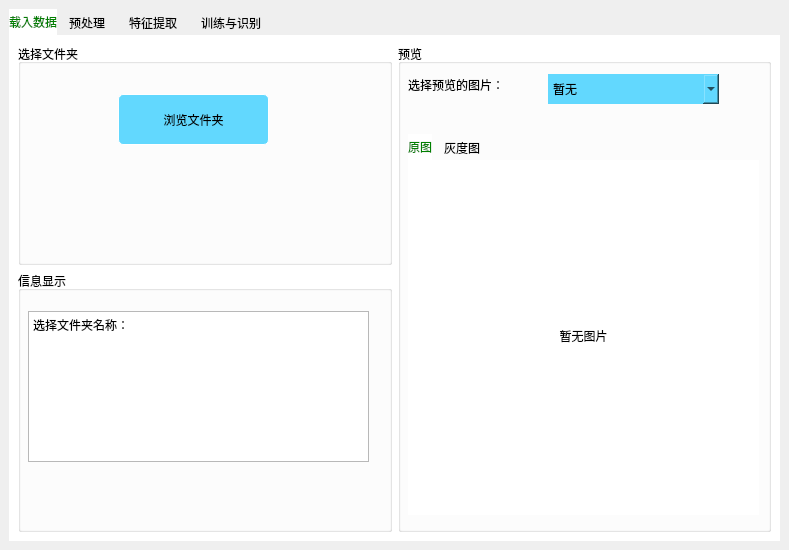
<?xml version="1.0" encoding="UTF-8"?>
<ui version="4.0">
 <class>MainWindow</class>
 <widget class="QMainWindow" name="MainWindow">
  <property name="geometry">
   <rect>
    <x>0</x>
    <y>0</y>
    <width>789</width>
    <height>550</height>
   </rect>
  </property>
  <property name="minimumSize">
   <size>
    <width>789</width>
    <height>550</height>
   </size>
  </property>
  <property name="windowTitle">
   <string>MainWindow</string>
  </property>
  <widget class="QWidget" name="centralwidget">
   <layout class="QGridLayout" name="gridLayout">
    <property name="topMargin">
     <number>9</number>
    </property>
    <item row="0" column="0">
     <widget class="QTabWidget" name="tabWidget">
      <property name="styleSheet">
       <string notr="true">QTabWidget::pane{
	border:none;
	background-color: rgb(255, 255, 255);
}
QTabWidget::tab-bar{
    alignment:left;
}
QTabBar::tab{
	background:transparent;
	min-width:30ex;
	min-height:10ex;
}
QTabBar::tab:hover{
	background:rgb(255, 255, 255, 100);
}
QTabBar::tab:selected{
	border-color: white;
	background:white;
	color:green;
}
</string>
      </property>
      <property name="tabShape">
       <enum>QTabWidget::Rounded</enum>
      </property>
      <property name="currentIndex">
       <number>0</number>
      </property>
      <property name="iconSize">
       <size>
        <width>20</width>
        <height>20</height>
       </size>
      </property>
      <widget class="QWidget" name="tab_file">
       <property name="styleSheet">
        <string notr="true"/>
       </property>
       <attribute name="icon">
        <iconset>
         <selectedon>C:/Users/lenovo/.designer/backup/source/folder_opened_128px_1222856_easyicon.net.ico</selectedon>
        </iconset>
       </attribute>
       <attribute name="title">
        <string>载入数据</string>
       </attribute>
       <layout class="QGridLayout" name="gridLayout_2">
        <item row="0" column="0">
         <layout class="QHBoxLayout" name="horizontalLayout" stretch="1,1">
          <item>
           <layout class="QVBoxLayout" name="verticalLayout" stretch="1,0">
            <item>
             <widget class="QGroupBox" name="groupBox_3">
              <property name="minimumSize">
               <size>
                <width>359</width>
                <height>217</height>
               </size>
              </property>
              <property name="title">
               <string>选择文件夹</string>
              </property>
              <widget class="QPushButton" name="open_file">
               <property name="geometry">
                <rect>
                 <x>100</x>
                 <y>50</y>
                 <width>151</width>
                 <height>51</height>
                </rect>
               </property>
               <property name="styleSheet">
                <string notr="true">QPushButton{  
    border: 1px solid #ffffff;    
	background-color:#62d8fe;
    border-style: solid;  
    border-radius:5px;  
    width: 100px;  
    height:20px;  
    padding:0 0px;  
} 
QPushButton:hover{     
    border: 1px solid #ffffff;  
	background-color:#d6f7fe;
    border-style: solid;  
    border-radius:5px;  
    width: 40px;  
    height:20px;  
    padding:0 0px;  
}
QPushButton:pressed{  
    background-color:#EAF0FF;  
    border: 1px solid #AAB4C4;  
    width: 40px;  
    height:20px;  
    padding:0 0px;  
    border-radius:5px;  
}</string>
               </property>
               <property name="text">
                <string>浏览文件夹</string>
               </property>
               <property name="iconSize">
                <size>
                 <width>16</width>
                 <height>16</height>
                </size>
               </property>
              </widget>
             </widget>
            </item>
            <item>
             <widget class="QGroupBox" name="groupBox_2">
              <property name="minimumSize">
               <size>
                <width>359</width>
                <height>261</height>
               </size>
              </property>
              <property name="title">
               <string>信息显示</string>
              </property>
              <widget class="QTextEdit" name="textEdit_info">
               <property name="geometry">
                <rect>
                 <x>10</x>
                 <y>40</y>
                 <width>341</width>
                 <height>151</height>
                </rect>
               </property>
               <property name="html">
                <string>&lt;!DOCTYPE HTML PUBLIC &quot;-//W3C//DTD HTML 4.0//EN&quot; &quot;http://www.w3.org/TR/REC-html40/strict.dtd&quot;&gt;
&lt;html&gt;&lt;head&gt;&lt;meta name=&quot;qrichtext&quot; content=&quot;1&quot; /&gt;&lt;style type=&quot;text/css&quot;&gt;
p, li { white-space: pre-wrap; }
&lt;/style&gt;&lt;/head&gt;&lt;body style=&quot; font-family:'SimSun'; font-size:9pt; font-weight:400; font-style:normal;&quot;&gt;
&lt;p style=&quot; margin-top:0px; margin-bottom:0px; margin-left:0px; margin-right:0px; -qt-block-indent:0; text-indent:0px;&quot;&gt;选择文件夹名称：&lt;/p&gt;&lt;/body&gt;&lt;/html&gt;</string>
               </property>
              </widget>
             </widget>
            </item>
           </layout>
          </item>
          <item>
           <widget class="QGroupBox" name="groupBox">
            <property name="minimumSize">
             <size>
              <width>349</width>
              <height>481</height>
             </size>
            </property>
            <property name="title">
             <string>预览</string>
            </property>
            <widget class="QLabel" name="image_preshow">
             <property name="geometry">
              <rect>
               <x>10</x>
               <y>20</y>
               <width>121</width>
               <height>41</height>
              </rect>
             </property>
             <property name="text">
              <string>选择预览的图片：</string>
             </property>
            </widget>
            <widget class="QComboBox" name="comboBox">
             <property name="geometry">
              <rect>
               <x>150</x>
               <y>30</y>
               <width>171</width>
               <height>30</height>
              </rect>
             </property>
             <property name="styleSheet">
              <string notr="true">QComboBox {
	font-family: &quot;微软雅黑&quot;;
    color: black;
    border: 1px #1a1a1a solid;
	background-color:#62d8fe;
}
</string>
             </property>
             <property name="currentText">
              <string>暂无</string>
             </property>
             <item>
              <property name="text">
               <string>暂无</string>
              </property>
             </item>
            </widget>
            <widget class="QTabWidget" name="tabWidget_2">
             <property name="geometry">
              <rect>
               <x>10</x>
               <y>90</y>
               <width>351</width>
               <height>381</height>
              </rect>
             </property>
             <property name="currentIndex">
              <number>0</number>
             </property>
             <widget class="QWidget" name="tab">
              <attribute name="title">
               <string>原图</string>
              </attribute>
              <widget class="QLabel" name="label_show">
               <property name="geometry">
                <rect>
                 <x>0</x>
                 <y>0</y>
                 <width>351</width>
                 <height>351</height>
                </rect>
               </property>
               <property name="minimumSize">
                <size>
                 <width>351</width>
                 <height>351</height>
                </size>
               </property>
               <property name="maximumSize">
                <size>
                 <width>351</width>
                 <height>351</height>
                </size>
               </property>
               <property name="text">
                <string>暂无图片</string>
               </property>
               <property name="scaledContents">
                <bool>true</bool>
               </property>
               <property name="alignment">
                <set>Qt::AlignCenter</set>
               </property>
              </widget>
             </widget>
             <widget class="QWidget" name="tab_2">
              <attribute name="title">
               <string>灰度图</string>
              </attribute>
              <widget class="QLabel" name="label_show_gray">
               <property name="geometry">
                <rect>
                 <x>0</x>
                 <y>0</y>
                 <width>351</width>
                 <height>351</height>
                </rect>
               </property>
               <property name="text">
                <string>暂无图片</string>
               </property>
               <property name="scaledContents">
                <bool>true</bool>
               </property>
              </widget>
             </widget>
            </widget>
           </widget>
          </item>
         </layout>
        </item>
       </layout>
      </widget>
      <widget class="QWidget" name="tab_process">
       <attribute name="icon">
        <iconset>
         <selectedon>C:/Users/lenovo/.designer/backup/source/edit_image_128px_1169761_easyicon.net.ico</selectedon>
        </iconset>
       </attribute>
       <attribute name="title">
        <string>预处理</string>
       </attribute>
       <widget class="QWidget" name="layoutWidget">
        <property name="geometry">
         <rect>
          <x>10</x>
          <y>10</y>
          <width>753</width>
          <height>488</height>
         </rect>
        </property>
        <layout class="QHBoxLayout" name="horizontalLayout_5">
         <item>
          <layout class="QVBoxLayout" name="verticalLayout_2">
           <item>
            <widget class="QGroupBox" name="groupBox_4">
             <property name="minimumSize">
              <size>
               <width>371</width>
               <height>217</height>
              </size>
             </property>
             <property name="title">
              <string>数据扩充</string>
             </property>
             <widget class="QPushButton" name="pushButtoncheck">
              <property name="geometry">
               <rect>
                <x>130</x>
                <y>150</y>
                <width>101</width>
                <height>51</height>
               </rect>
              </property>
              <property name="minimumSize">
               <size>
                <width>101</width>
                <height>51</height>
               </size>
              </property>
              <property name="styleSheet">
               <string notr="true">QPushButton{  
    border: 1px solid #ffffff;    
	background-color:#62d8fe;
    border-style: solid;  
    border-radius:5px;  
    width: 100px;  
    height:20px;  
    padding:0 0px;  
} 
QPushButton:hover{     
    border: 1px solid #ffffff;  
	background-color:#d6f7fe;
    border-style: solid;  
    border-radius:5px;  
    width: 40px;  
    height:20px;  
    padding:0 0px;  
}
QPushButton:pressed{  
    background-color:#EAF0FF;  
    border: 1px solid #AAB4C4;  
    width: 40px;  
    height:20px;  
    padding:0 0px;  
    border-radius:5px;  
}</string>
              </property>
              <property name="text">
               <string>确定</string>
              </property>
             </widget>
             <widget class="QWidget" name="layoutWidget">
              <property name="geometry">
               <rect>
                <x>50</x>
                <y>30</y>
                <width>248</width>
                <height>78</height>
               </rect>
              </property>
              <layout class="QGridLayout" name="gridLayout_3">
               <item row="0" column="0">
                <widget class="QCheckBox" name="checkBox_3">
                 <property name="minimumSize">
                  <size>
                   <width>120</width>
                   <height>35</height>
                  </size>
                 </property>
                 <property name="text">
                  <string>旋转变换</string>
                 </property>
                </widget>
               </item>
               <item row="0" column="1">
                <widget class="QCheckBox" name="checkBox_2">
                 <property name="minimumSize">
                  <size>
                   <width>120</width>
                   <height>35</height>
                  </size>
                 </property>
                 <property name="text">
                  <string>尺度变换</string>
                 </property>
                </widget>
               </item>
               <item row="1" column="0">
                <widget class="QCheckBox" name="checkBox">
                 <property name="minimumSize">
                  <size>
                   <width>120</width>
                   <height>35</height>
                  </size>
                 </property>
                 <property name="text">
                  <string>随机裁剪</string>
                 </property>
                </widget>
               </item>
              </layout>
             </widget>
            </widget>
           </item>
           <item>
            <widget class="QGroupBox" name="groupBox_5">
             <property name="minimumSize">
              <size>
               <width>371</width>
               <height>261</height>
              </size>
             </property>
             <property name="title">
              <string>信息显示</string>
             </property>
             <widget class="QTextEdit" name="textEdit_info_2">
              <property name="geometry">
               <rect>
                <x>10</x>
                <y>30</y>
                <width>341</width>
                <height>151</height>
               </rect>
              </property>
              <property name="html">
               <string>&lt;!DOCTYPE HTML PUBLIC &quot;-//W3C//DTD HTML 4.0//EN&quot; &quot;http://www.w3.org/TR/REC-html40/strict.dtd&quot;&gt;
&lt;html&gt;&lt;head&gt;&lt;meta name=&quot;qrichtext&quot; content=&quot;1&quot; /&gt;&lt;style type=&quot;text/css&quot;&gt;
p, li { white-space: pre-wrap; }
&lt;/style&gt;&lt;/head&gt;&lt;body style=&quot; font-family:'SimSun'; font-size:9pt; font-weight:400; font-style:normal;&quot;&gt;
&lt;p style=&quot; margin-top:0px; margin-bottom:0px; margin-left:0px; margin-right:0px; -qt-block-indent:0; text-indent:0px;&quot;&gt;暂无&lt;/p&gt;&lt;/body&gt;&lt;/html&gt;</string>
              </property>
             </widget>
            </widget>
           </item>
          </layout>
         </item>
         <item>
          <widget class="QGroupBox" name="groupBox_8">
           <property name="minimumSize">
            <size>
             <width>372</width>
             <height>481</height>
            </size>
           </property>
           <property name="title">
            <string>预览</string>
           </property>
           <widget class="QLabel" name="label">
            <property name="geometry">
             <rect>
              <x>30</x>
              <y>30</y>
              <width>81</width>
              <height>41</height>
             </rect>
            </property>
            <property name="minimumSize">
             <size>
              <width>81</width>
              <height>41</height>
             </size>
            </property>
            <property name="text">
             <string>扩充方式：</string>
            </property>
           </widget>
           <widget class="QComboBox" name="comboBox_2">
            <property name="geometry">
             <rect>
              <x>110</x>
              <y>40</y>
              <width>171</width>
              <height>30</height>
             </rect>
            </property>
            <property name="styleSheet">
             <string notr="true">QComboBox {
	font-family: &quot;微软雅黑&quot;;
    color: black;
    border: 1px #1a1a1a solid;
	background-color:#62d8fe;
}
</string>
            </property>
            <item>
             <property name="text">
              <string>请选择</string>
             </property>
            </item>
           </widget>
           <widget class="QWidget" name="layoutWidget">
            <property name="geometry">
             <rect>
              <x>10</x>
              <y>120</y>
              <width>348</width>
              <height>348</height>
             </rect>
            </property>
            <layout class="QGridLayout" name="gridLayout_5">
             <item row="0" column="0">
              <widget class="QLabel" name="label_2">
               <property name="minimumSize">
                <size>
                 <width>170</width>
                 <height>170</height>
                </size>
               </property>
               <property name="text">
                <string>暂无</string>
               </property>
               <property name="alignment">
                <set>Qt::AlignCenter</set>
               </property>
              </widget>
             </item>
             <item row="0" column="1">
              <widget class="QLabel" name="label_3">
               <property name="minimumSize">
                <size>
                 <width>170</width>
                 <height>170</height>
                </size>
               </property>
               <property name="text">
                <string>暂无</string>
               </property>
               <property name="alignment">
                <set>Qt::AlignCenter</set>
               </property>
              </widget>
             </item>
             <item row="1" column="0">
              <widget class="QLabel" name="label_4">
               <property name="minimumSize">
                <size>
                 <width>170</width>
                 <height>170</height>
                </size>
               </property>
               <property name="text">
                <string>暂无</string>
               </property>
               <property name="alignment">
                <set>Qt::AlignCenter</set>
               </property>
              </widget>
             </item>
             <item row="1" column="1">
              <widget class="QLabel" name="label_5">
               <property name="minimumSize">
                <size>
                 <width>170</width>
                 <height>170</height>
                </size>
               </property>
               <property name="text">
                <string>暂无</string>
               </property>
               <property name="alignment">
                <set>Qt::AlignCenter</set>
               </property>
              </widget>
             </item>
            </layout>
           </widget>
          </widget>
         </item>
        </layout>
       </widget>
      </widget>
      <widget class="QWidget" name="tab_extract">
       <attribute name="icon">
        <iconset>
         <selectedon>C:/Users/lenovo/.designer/backup/source/image_128px_1197371_easyicon.net.ico</selectedon>
        </iconset>
       </attribute>
       <attribute name="title">
        <string>特征提取</string>
       </attribute>
       <layout class="QGridLayout" name="gridLayout_4">
        <item row="0" column="0">
         <layout class="QHBoxLayout" name="horizontalLayout_3" stretch="2,1,2">
          <item>
           <widget class="QGroupBox" name="groupBox_6">
            <property name="minimumSize">
             <size>
              <width>301</width>
              <height>481</height>
             </size>
            </property>
            <property name="title">
             <string>特征选择</string>
            </property>
            <widget class="QCheckBox" name="checkBox_FD">
             <property name="geometry">
              <rect>
               <x>40</x>
               <y>270</y>
               <width>111</width>
               <height>16</height>
              </rect>
             </property>
             <property name="text">
              <string>FD形状特征</string>
             </property>
            </widget>
            <widget class="QCheckBox" name="checkBox_Harris">
             <property name="geometry">
              <rect>
               <x>40</x>
               <y>78</y>
               <width>111</width>
               <height>16</height>
              </rect>
             </property>
             <property name="text">
              <string>Harris角点特征</string>
             </property>
            </widget>
            <widget class="QCheckBox" name="checkBox_GLCM">
             <property name="geometry">
              <rect>
               <x>40</x>
               <y>174</y>
               <width>111</width>
               <height>16</height>
              </rect>
             </property>
             <property name="text">
              <string>GLCM纹理特征</string>
             </property>
            </widget>
           </widget>
          </item>
          <item>
           <widget class="QPushButton" name="extract">
            <property name="minimumSize">
             <size>
              <width>101</width>
              <height>51</height>
             </size>
            </property>
            <property name="styleSheet">
             <string notr="true">QPushButton{  
    border: 1px solid #ffffff;    
	background-color:#62d8fe;
    border-style: solid;  
    border-radius:5px;  
    width: 100px;  
    height:20px;  
    padding:0 0px;  
} 
QPushButton:hover{     
    border: 1px solid #ffffff;  
	background-color:#d6f7fe;
    border-style: solid;  
    border-radius:5px;  
    width: 40px;  
    height:20px;  
    padding:0 0px;  
}
QPushButton:pressed{  
    background-color:#EAF0FF;  
    border: 1px solid #AAB4C4;  
    width: 40px;  
    height:20px;  
    padding:0 0px;  
    border-radius:5px;  
}</string>
            </property>
            <property name="text">
             <string>提取特征</string>
            </property>
           </widget>
          </item>
          <item>
           <widget class="QGroupBox" name="groupBox_7">
            <property name="minimumSize">
             <size>
              <width>331</width>
              <height>481</height>
             </size>
            </property>
            <property name="title">
             <string>特征信息</string>
            </property>
            <widget class="QTextEdit" name="textEdit">
             <property name="geometry">
              <rect>
               <x>20</x>
               <y>40</y>
               <width>291</width>
               <height>221</height>
              </rect>
             </property>
            </widget>
           </widget>
          </item>
         </layout>
        </item>
       </layout>
      </widget>
      <widget class="QWidget" name="tab_recognize">
       <attribute name="icon">
        <iconset>
         <selectedon>C:/Users/lenovo/.designer/backup/source/detective_128px_1168533_easyicon.net.ico</selectedon>
        </iconset>
       </attribute>
       <attribute name="title">
        <string>训练与识别</string>
       </attribute>
      </widget>
     </widget>
    </item>
   </layout>
  </widget>
 </widget>
 <resources/>
 <connections/>
</ui>
